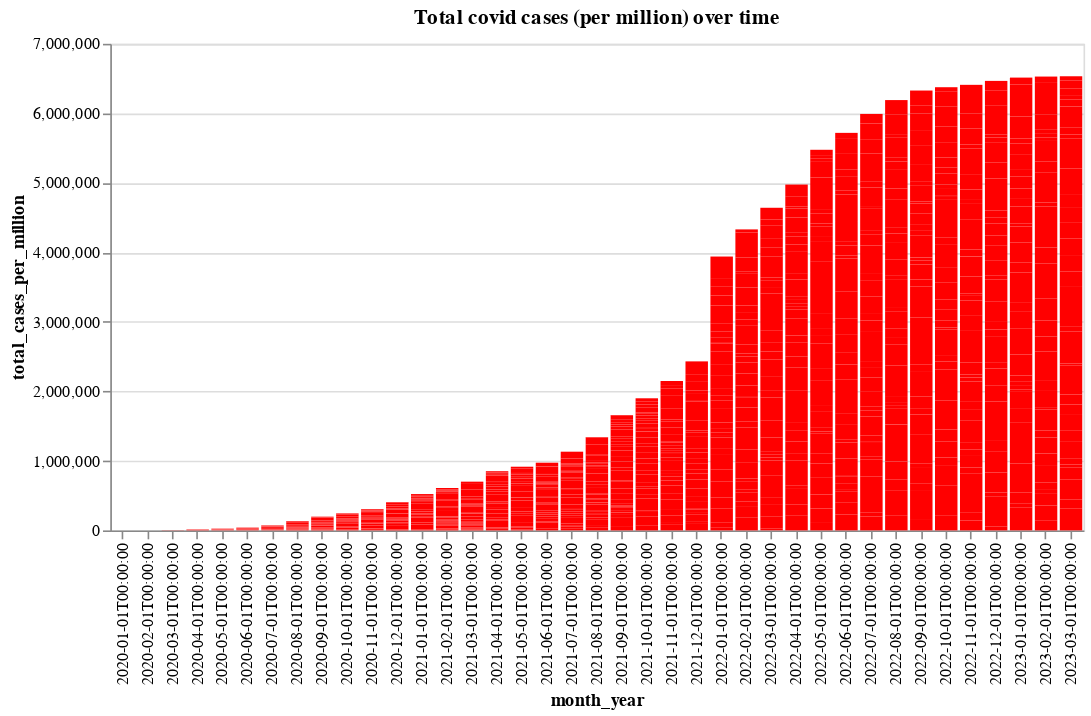

The code cell stored with this chart in its notebook:
### Markdown cell above
And here is the progression of total cases per million on it's own. Note how it suddedly shows more variation than when plotted with increasing vaccination count.

### Code cell
base = alt.Chart(data_grouped).encode(x='month_year:O').properties(title= 'Total covid cases (per million) over time')

bar = base.mark_bar(color='red').encode(y='total_cases_per_million:Q')
(bar).properties(width=600)

### Figure 1 — Vega-Lite specification as saved in the notebook (floating-point values rounded to 4 significant figures; data arrays with more than 128 entries replaced by an {"elided": "..."} marker saying what was removed)
{"config": {"view": {"continuousWidth": 400, "continuousHeight": 300}}, "data": {"name": "data-10f076ef03dd2ea76a880802c3c2923a"}, "mark": {"type": "bar", "color": "red"}, "encoding": {"x": {"field": "month_year", "type": "ordinal"}, "y": {"field": "total_cases_per_million", "type": "quantitative"}}, "title": "Total covid cases (per million) over time", "width": 600, "$schema": "https://vega.github.io/schema/vega-lite/v4.17.0.json", "datasets": {"data-10f076ef03dd2ea76a880802c3c2923a": {"elided": "1341 records"}}}
